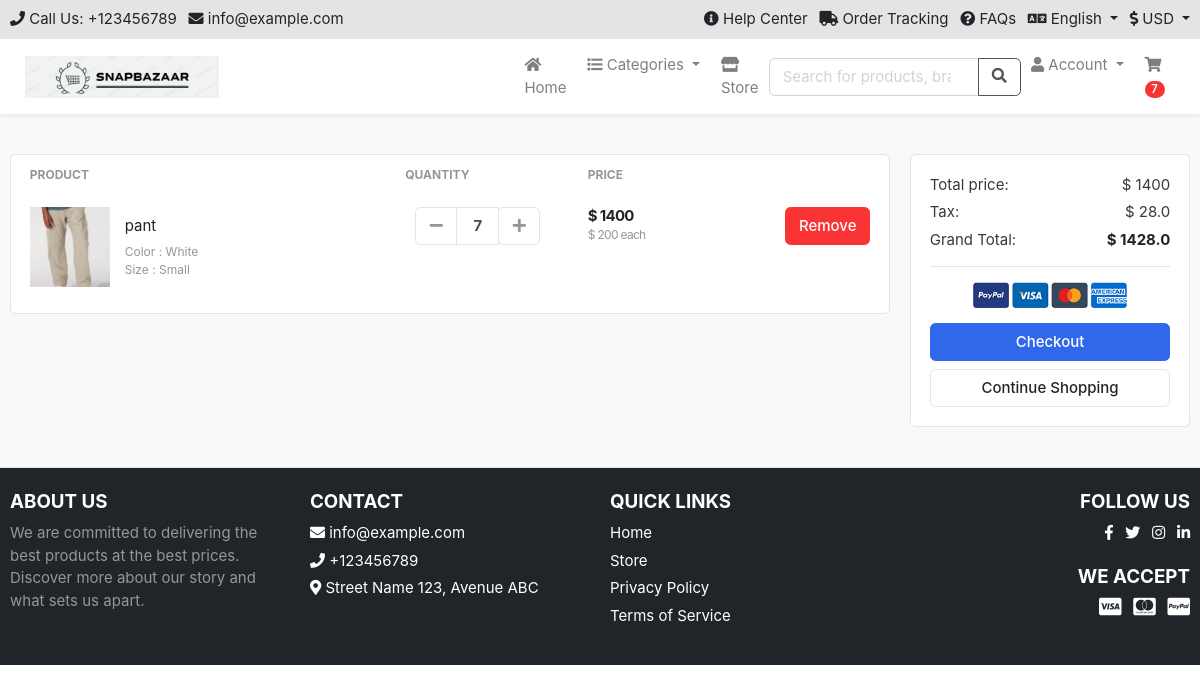
Page /Cart/ (signed in) on the committed database.
### Cart/models.py (models this page shows, shortened)
class CartItem(models.Model):
    user = models.ForeignKey(settings.AUTH_USER_MODEL, on_delete=models.CASCADE, null=True, blank=True)
    product = models.ForeignKey(Product, on_delete=models.CASCADE)
    variations = models.ManyToManyField(Variation, blank=True)
    cart = models.ForeignKey(Cart, on_delete=models.CASCADE, null=True, blank=True)
    quantity = models.PositiveIntegerField(default=1)
    is_active = models.BooleanField(default=True)
    def sub_total(self):
        return self.product.price * self.quantity
    class Meta:
        unique_together = ('user', 'product', 'cart')

### Store/models.py (models this page shows, shortened)
class Product(models.Model):
    product_name    = models.CharField(max_length=200, unique=True)
    slug            = models.SlugField(max_length=200, unique=True)
    description     = models.TextField(max_length=500, blank=True)
    price           = models.IntegerField()
    images          = models.ImageField(upload_to='photos/products')
    stock           = models.IntegerField()
    is_available    = models.BooleanField(default=True)
    category        = models.ForeignKey(Category, on_delete=models.CASCADE)
    created_date    = models.DateTimeField(auto_now_add=True)
    modified_date   = models.DateTimeField(auto_now=True)
    def get_url(self):
        return reverse('product_detail', args=[self.category.slug, self.slug])

class Variation(models.Model):
    product = models.ForeignKey(Product, on_delete=models.CASCADE)
    variation_category = models.CharField(max_length=100, choices=variation_category_choice)
    variation_value     = models.CharField(max_length=100)
    is_active           = models.BooleanField(default=True)
    created_date        = models.DateTimeField(auto_now=True)
    objects = VariationManager()

### Cart/views.py (the view)
# urls.py: path('', views.cart, name='cart'),
def cart(request, total=0, quantity=0, cart_items=None):
    try:
        tax = 0
        grand_total = 0
        if request.user.is_authenticated:
            cart_items = CartItem.objects.filter(user=request.user, is_active=True)
        else:
            cart = Cart.objects.get(cart_id=_cart_id(request))
            cart_items = CartItem.objects.filter(cart=cart, is_active=True)
        for cart_item in cart_items:
            total += (cart_item.product.price * cart_item.quantity)
            quantity += cart_item.quantity
        tax = (2 * total)/100
        grand_total = total + tax
    except ObjectDoesNotExist:
        pass #just ignore
    context = {
        'total': total,
        'quantity': quantity,
        'cart_items': cart_items,
        'tax'       : tax,
        'grand_total': grand_total,
    }
    return render(request, 'Cart/cart.html', context)

### Cart/context_processors.py (called while the page is built)
def counter(request):
    cart_count = 0
    if 'admin' in request.path:
        return {}
    else:
        try:
            cart = Cart.objects.filter(cart_id=_cart_id(request))
            if request.user.is_authenticated:
                cart_items = CartItem.objects.all().filter(user=request.user)
            else:
                cart_items = CartItem.objects.all().filter(cart=cart[:1])
            for cart_item in cart_items:
                cart_count += cart_item.quantity
        except Cart.DoesNotExist:
            cart_count = 0
    return dict(cart_count=cart_count)

### Cart/views.py (called while the page is built)
def _cart_id(request):
    cart = request.session.session_key
    if not cart:
        cart = request.session.create()
    return cart

### Category/context_processors.py (called while the page is built)
def menu_links(request):
    link = Category.objects.all()
    return {'link': link}

### Category/models.py (called while the page is built)
    def get_url(self):
        return reverse('products_by_category', args=[self.slug,])

### templates/Cart/cart.html (shortened to what this page needs)
{% extends 'base.html' %}
{% load static %}
{% block content %}
<section class="section-content padding-y bg">
<div class="container">
{% if not cart_items %}
	<h2 class="text-center">Your Shopping Cart is Empty</h2>
	<br>
	<div class="text-center">
		<a href="{% url 'store' %}" class="btn btn-primary">Continue Shopping</a>
	</div>
{% else %}
<div class="row">
	<aside class="col-lg-9">
<div class="card">
<table class="table table-borderless table-shopping-cart">
<thead class="text-muted">
<tr class="small text-uppercase">
  <th scope="col">Product</th>
  <th scope="col" width="120">Quantity</th>
  <th scope="col" width="120">Price</th>
  <th scope="col" class="text-right" width="200"> </th>
</tr>
</thead>
<tbody>
{% for cart_item in cart_items %}
<tr>
	<td>
		<figure class="itemside align-items-center">
			<div class="aside"><img src="{{ cart_item.product.images.url }}" class="img-sm"></div>
			<figcaption class="info">
				<a href="{{ cart_item.product.get_url }}" class="title text-dark">{{ cart_item.product.product_name }}</a>
				<p class="text-muted small">
					{% if cart_item.variations.all %}
						{% for item in cart_item.variations.all %}
							{{ item.variation_category | capfirst }} : {{ item.variation_value | capfirst }} <br>
						{% endfor %}
					{% endif %}
				</p>
			</figcaption>
		</figure>
	</td>
	<td>
					<div class="col">
						<div class="input-group input-spinner">
							<div class="input-group-prepend">
							<a href="{% url 'remove_cart' cart_item.product.id cart_item.id %}" class="btn btn-light" type="button" id="button-plus"> <i class="fa fa-minus"></i> </a>
							</div>
							<input type="text" class="form-control"  value="{{ cart_item.quantity }}">
							<div class="input-group-append">
								<form action="{% url 'add_cart' cart_item.product.id %}" method="POST">
									<button class="btn btn-light" type="submit" id="button-minus"> <i class="fa fa-plus"></i> </button>
								</form>
							</div>
						</div>
					</div>
	</td>
	<td>
		<div class="price-wrap">
			<var class="price">$ {{ cart_item.sub_total }}</var>
			<small class="text-muted"> $ {{ cart_item.product.price }} each </small>
		</div>
	</td>
	<td class="text-right">
	<a href="{% url 'remove_cart_item' cart_item.product.id cart_item.id %}" onclick="return confirm('Are you sure you want to delete this item?')" class="btn btn-danger"> Remove</a>
	</td>
</tr>
{% endfor %}
</tbody>
</table>
</div>
	</aside>
	<aside class="col-lg-3">
		<div class="card">
		<div class="card-body">
			<dl class="dlist-align">
			  <dt>Total price:</dt>
			  <dd class="text-right">$ {{total}}</dd>
			</dl>
			<dl class="dlist-align">
			  <dt>Tax:</dt>
			  <dd class="text-right"> $ {{tax}}</dd>
			</dl>
			<dl class="dlist-align">
			  <dt>Grand Total:</dt>
			  <dd class="text-right text-dark b"><strong>$ {{grand_total}}</strong></dd>
			</dl>
			<hr>
			<p class="text-center mb-3">
				<img src="{% static './images/misc/payments.png' %}" height="26">
			</p>
			<a href="{% url 'checkout' %}" class="btn btn-primary btn-block"> Checkout </a>
			<a href="{% url 'store' %}" class="btn btn-light btn-block">Continue Shopping</a>
		</div>
		</div>
</aside>
</div>
{% endif %}
</div>
</section>
{% endblock %}

### static/css/ui.css (style rules this page uses)
html { font-family: "Inter", sans-serif; font-size: 15px; }
.price-wrap { letter-spacing: -0.7px; }
.img-xs, .img-sm, .img-md, .img-lg { -o-object-fit: cover; object-fit: cover; flex-shrink: 0; flex-grow: 0; }
.img-sm { width: 80px; height: 80px; }
.padding-y { padding-top: 40px; padding-bottom: 40px; }
var { font-style: normal; }
figure { margin-bottom: 0; }
.bg { background-color: #f8f9fa; }
.b { font-weight: 600; }
p:last-child { margin-bottom: 0; }
.btn-light { background-color: #fff; border-color: #e4e4e4; }
.btn-light i { color: #969696; }
.itemside { position: relative; display: flex; width: 100%; }
.itemside .aside { position: relative; flex-shrink: 0; }
.itemside .info { padding-left: 15px; padding-right: 7px; }
.itemside p { margin-bottom: 0; }
.itemside .title { display: block; margin-bottom: 5px; color: #212529; }
[class*=dlist-] { margin-bottom: 5px; }
[class*=dlist-] dd { margin-bottom: 0; }
.dlist-align { display: flex; }
.dlist-align dt { width: 150px; word-wrap: break-word; font-weight: normal; }
.dlist-align dd { flex-grow: 1; }
.price { font-weight: 600; color: #212529; }
.input-spinner { width: 125px; flex-wrap: nowrap; display: inline-flex; vertical-align: middle; }
.input-spinner input.form-control { text-align: center; max-width: 46px; font-weight: bold; flex-basis: 46px; border-color: #e4e4e4; flex-grow: 0; }
.input-spinner .btn { width: 42px; text-align: center; padding-left: 0.5rem; padding-right: 0.5rem; }
.table-shopping-cart.table td, .table-shopping-cart.table th { padding-left: 1.25rem; padding-right: 1.25rem; }
.table-shopping-cart .price-wrap { line-height: 1.2; }
.table-shopping-cart .price { font-weight: bold; margin-right: 5px; display: block; }

### rows in the picture
CartItem: product.images (picture), product.product_name "pant", quantity "7", sub_total "1400", product.price "200"
Variation: variation_category "Color", variation_value "White"
Variation: variation_category "Size", variation_value "Small"

### other values in the picture
{{ cart_count }} "7"
{{ total }} "1400"
{{ tax }} "28.0"
{{ grand_total }} "1428.0"
